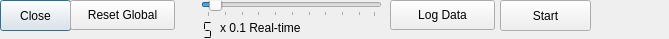
<?xml version="1.0" encoding="UTF-8"?>
<ui version="4.0">
 <class>Dialog</class>
 <widget class="QDialog" name="Dialog">
  <property name="windowModality">
   <enum>Qt::WindowModal</enum>
  </property>
  <property name="geometry">
   <rect>
    <x>0</x>
    <y>0</y>
    <width>669</width>
    <height>39</height>
   </rect>
  </property>
  <property name="windowTitle">
   <string>Dialog</string>
  </property>
  <widget class="QPushButton" name="pushButton_2">
   <property name="geometry">
    <rect>
     <x>0</x>
     <y>0</y>
     <width>71</width>
     <height>31</height>
    </rect>
   </property>
   <property name="text">
    <string>Close</string>
   </property>
  </widget>
  <widget class="QPushButton" name="pushButton_4">
   <property name="geometry">
    <rect>
     <x>70</x>
     <y>0</y>
     <width>105</width>
     <height>30</height>
    </rect>
   </property>
   <property name="text">
    <string>Reset Global</string>
   </property>
   <property name="checkable">
    <bool>true</bool>
   </property>
  </widget>
  <widget class="QSlider" name="horizontalSlider">
   <property name="geometry">
    <rect>
     <x>201</x>
     <y>1</y>
     <width>181</width>
     <height>16</height>
    </rect>
   </property>
   <property name="minimum">
    <number>1</number>
   </property>
   <property name="maximum">
    <number>100</number>
   </property>
   <property name="value">
    <number>5</number>
   </property>
   <property name="sliderPosition">
    <number>5</number>
   </property>
   <property name="tracking">
    <bool>true</bool>
   </property>
   <property name="orientation">
    <enum>Qt::Horizontal</enum>
   </property>
   <property name="invertedControls">
    <bool>true</bool>
   </property>
   <property name="tickPosition">
    <enum>QSlider::TicksBelow</enum>
   </property>
   <property name="tickInterval">
    <number>10</number>
   </property>
  </widget>
  <widget class="QLCDNumber" name="lcdNumber">
   <property name="geometry">
    <rect>
     <x>150</x>
     <y>20</y>
     <width>81</width>
     <height>21</height>
    </rect>
   </property>
   <property name="sizePolicy">
    <sizepolicy hsizetype="Minimum" vsizetype="Minimum">
     <horstretch>0</horstretch>
     <verstretch>0</verstretch>
    </sizepolicy>
   </property>
   <property name="palette">
    <palette>
     <active>
      <colorrole role="WindowText">
       <brush brushstyle="SolidPattern">
        <color alpha="255">
         <red>0</red>
         <green>0</green>
         <blue>0</blue>
        </color>
       </brush>
      </colorrole>
      <colorrole role="Button">
       <brush brushstyle="SolidPattern">
        <color alpha="255">
         <red>255</red>
         <green>0</green>
         <blue>0</blue>
        </color>
       </brush>
      </colorrole>
      <colorrole role="Light">
       <brush brushstyle="SolidPattern">
        <color alpha="255">
         <red>255</red>
         <green>127</green>
         <blue>127</blue>
        </color>
       </brush>
      </colorrole>
      <colorrole role="Midlight">
       <brush brushstyle="SolidPattern">
        <color alpha="255">
         <red>255</red>
         <green>63</green>
         <blue>63</blue>
        </color>
       </brush>
      </colorrole>
      <colorrole role="Dark">
       <brush brushstyle="SolidPattern">
        <color alpha="255">
         <red>127</red>
         <green>0</green>
         <blue>0</blue>
        </color>
       </brush>
      </colorrole>
      <colorrole role="Mid">
       <brush brushstyle="SolidPattern">
        <color alpha="255">
         <red>170</red>
         <green>0</green>
         <blue>0</blue>
        </color>
       </brush>
      </colorrole>
      <colorrole role="Text">
       <brush brushstyle="SolidPattern">
        <color alpha="255">
         <red>0</red>
         <green>0</green>
         <blue>0</blue>
        </color>
       </brush>
      </colorrole>
      <colorrole role="BrightText">
       <brush brushstyle="SolidPattern">
        <color alpha="255">
         <red>255</red>
         <green>255</green>
         <blue>255</blue>
        </color>
       </brush>
      </colorrole>
      <colorrole role="ButtonText">
       <brush brushstyle="SolidPattern">
        <color alpha="255">
         <red>0</red>
         <green>0</green>
         <blue>0</blue>
        </color>
       </brush>
      </colorrole>
      <colorrole role="Base">
       <brush brushstyle="SolidPattern">
        <color alpha="255">
         <red>255</red>
         <green>255</green>
         <blue>255</blue>
        </color>
       </brush>
      </colorrole>
      <colorrole role="Window">
       <brush brushstyle="SolidPattern">
        <color alpha="255">
         <red>255</red>
         <green>0</green>
         <blue>0</blue>
        </color>
       </brush>
      </colorrole>
      <colorrole role="Shadow">
       <brush brushstyle="SolidPattern">
        <color alpha="255">
         <red>0</red>
         <green>0</green>
         <blue>0</blue>
        </color>
       </brush>
      </colorrole>
      <colorrole role="AlternateBase">
       <brush brushstyle="SolidPattern">
        <color alpha="255">
         <red>255</red>
         <green>127</green>
         <blue>127</blue>
        </color>
       </brush>
      </colorrole>
      <colorrole role="ToolTipBase">
       <brush brushstyle="SolidPattern">
        <color alpha="255">
         <red>255</red>
         <green>255</green>
         <blue>220</blue>
        </color>
       </brush>
      </colorrole>
      <colorrole role="ToolTipText">
       <brush brushstyle="SolidPattern">
        <color alpha="255">
         <red>0</red>
         <green>0</green>
         <blue>0</blue>
        </color>
       </brush>
      </colorrole>
     </active>
     <inactive>
      <colorrole role="WindowText">
       <brush brushstyle="SolidPattern">
        <color alpha="255">
         <red>0</red>
         <green>0</green>
         <blue>0</blue>
        </color>
       </brush>
      </colorrole>
      <colorrole role="Button">
       <brush brushstyle="SolidPattern">
        <color alpha="255">
         <red>255</red>
         <green>0</green>
         <blue>0</blue>
        </color>
       </brush>
      </colorrole>
      <colorrole role="Light">
       <brush brushstyle="SolidPattern">
        <color alpha="255">
         <red>255</red>
         <green>127</green>
         <blue>127</blue>
        </color>
       </brush>
      </colorrole>
      <colorrole role="Midlight">
       <brush brushstyle="SolidPattern">
        <color alpha="255">
         <red>255</red>
         <green>63</green>
         <blue>63</blue>
        </color>
       </brush>
      </colorrole>
      <colorrole role="Dark">
       <brush brushstyle="SolidPattern">
        <color alpha="255">
         <red>127</red>
         <green>0</green>
         <blue>0</blue>
        </color>
       </brush>
      </colorrole>
      <colorrole role="Mid">
       <brush brushstyle="SolidPattern">
        <color alpha="255">
         <red>170</red>
         <green>0</green>
         <blue>0</blue>
        </color>
       </brush>
      </colorrole>
      <colorrole role="Text">
       <brush brushstyle="SolidPattern">
        <color alpha="255">
         <red>0</red>
         <green>0</green>
         <blue>0</blue>
        </color>
       </brush>
      </colorrole>
      <colorrole role="BrightText">
       <brush brushstyle="SolidPattern">
        <color alpha="255">
         <red>255</red>
         <green>255</green>
         <blue>255</blue>
        </color>
       </brush>
      </colorrole>
      <colorrole role="ButtonText">
       <brush brushstyle="SolidPattern">
        <color alpha="255">
         <red>0</red>
         <green>0</green>
         <blue>0</blue>
        </color>
       </brush>
      </colorrole>
      <colorrole role="Base">
       <brush brushstyle="SolidPattern">
        <color alpha="255">
         <red>255</red>
         <green>255</green>
         <blue>255</blue>
        </color>
       </brush>
      </colorrole>
      <colorrole role="Window">
       <brush brushstyle="SolidPattern">
        <color alpha="255">
         <red>255</red>
         <green>0</green>
         <blue>0</blue>
        </color>
       </brush>
      </colorrole>
      <colorrole role="Shadow">
       <brush brushstyle="SolidPattern">
        <color alpha="255">
         <red>0</red>
         <green>0</green>
         <blue>0</blue>
        </color>
       </brush>
      </colorrole>
      <colorrole role="AlternateBase">
       <brush brushstyle="SolidPattern">
        <color alpha="255">
         <red>255</red>
         <green>127</green>
         <blue>127</blue>
        </color>
       </brush>
      </colorrole>
      <colorrole role="ToolTipBase">
       <brush brushstyle="SolidPattern">
        <color alpha="255">
         <red>255</red>
         <green>255</green>
         <blue>220</blue>
        </color>
       </brush>
      </colorrole>
      <colorrole role="ToolTipText">
       <brush brushstyle="SolidPattern">
        <color alpha="255">
         <red>0</red>
         <green>0</green>
         <blue>0</blue>
        </color>
       </brush>
      </colorrole>
     </inactive>
     <disabled>
      <colorrole role="WindowText">
       <brush brushstyle="SolidPattern">
        <color alpha="255">
         <red>127</red>
         <green>0</green>
         <blue>0</blue>
        </color>
       </brush>
      </colorrole>
      <colorrole role="Button">
       <brush brushstyle="SolidPattern">
        <color alpha="255">
         <red>255</red>
         <green>0</green>
         <blue>0</blue>
        </color>
       </brush>
      </colorrole>
      <colorrole role="Light">
       <brush brushstyle="SolidPattern">
        <color alpha="255">
         <red>255</red>
         <green>127</green>
         <blue>127</blue>
        </color>
       </brush>
      </colorrole>
      <colorrole role="Midlight">
       <brush brushstyle="SolidPattern">
        <color alpha="255">
         <red>255</red>
         <green>63</green>
         <blue>63</blue>
        </color>
       </brush>
      </colorrole>
      <colorrole role="Dark">
       <brush brushstyle="SolidPattern">
        <color alpha="255">
         <red>127</red>
         <green>0</green>
         <blue>0</blue>
        </color>
       </brush>
      </colorrole>
      <colorrole role="Mid">
       <brush brushstyle="SolidPattern">
        <color alpha="255">
         <red>170</red>
         <green>0</green>
         <blue>0</blue>
        </color>
       </brush>
      </colorrole>
      <colorrole role="Text">
       <brush brushstyle="SolidPattern">
        <color alpha="255">
         <red>127</red>
         <green>0</green>
         <blue>0</blue>
        </color>
       </brush>
      </colorrole>
      <colorrole role="BrightText">
       <brush brushstyle="SolidPattern">
        <color alpha="255">
         <red>255</red>
         <green>255</green>
         <blue>255</blue>
        </color>
       </brush>
      </colorrole>
      <colorrole role="ButtonText">
       <brush brushstyle="SolidPattern">
        <color alpha="255">
         <red>127</red>
         <green>0</green>
         <blue>0</blue>
        </color>
       </brush>
      </colorrole>
      <colorrole role="Base">
       <brush brushstyle="SolidPattern">
        <color alpha="255">
         <red>255</red>
         <green>0</green>
         <blue>0</blue>
        </color>
       </brush>
      </colorrole>
      <colorrole role="Window">
       <brush brushstyle="SolidPattern">
        <color alpha="255">
         <red>255</red>
         <green>0</green>
         <blue>0</blue>
        </color>
       </brush>
      </colorrole>
      <colorrole role="Shadow">
       <brush brushstyle="SolidPattern">
        <color alpha="255">
         <red>0</red>
         <green>0</green>
         <blue>0</blue>
        </color>
       </brush>
      </colorrole>
      <colorrole role="AlternateBase">
       <brush brushstyle="SolidPattern">
        <color alpha="255">
         <red>255</red>
         <green>0</green>
         <blue>0</blue>
        </color>
       </brush>
      </colorrole>
      <colorrole role="ToolTipBase">
       <brush brushstyle="SolidPattern">
        <color alpha="255">
         <red>255</red>
         <green>255</green>
         <blue>220</blue>
        </color>
       </brush>
      </colorrole>
      <colorrole role="ToolTipText">
       <brush brushstyle="SolidPattern">
        <color alpha="255">
         <red>0</red>
         <green>0</green>
         <blue>0</blue>
        </color>
       </brush>
      </colorrole>
     </disabled>
    </palette>
   </property>
   <property name="frameShape">
    <enum>QFrame::Panel</enum>
   </property>
   <property name="frameShadow">
    <enum>QFrame::Sunken</enum>
   </property>
   <property name="lineWidth">
    <number>0</number>
   </property>
   <property name="midLineWidth">
    <number>8</number>
   </property>
   <property name="segmentStyle">
    <enum>QLCDNumber::Flat</enum>
   </property>
   <property name="intValue" stdset="0">
    <number>5</number>
   </property>
  </widget>
  <widget class="QLabel" name="label_RT">
   <property name="geometry">
    <rect>
     <x>220</x>
     <y>20</y>
     <width>101</width>
     <height>16</height>
    </rect>
   </property>
   <property name="text">
    <string>x 0.1 Real-time</string>
   </property>
  </widget>
  <widget class="QPushButton" name="pushButtonData">
   <property name="geometry">
    <rect>
     <x>390</x>
     <y>0</y>
     <width>105</width>
     <height>30</height>
    </rect>
   </property>
   <property name="text">
    <string>Log Data</string>
   </property>
   <property name="checkable">
    <bool>true</bool>
   </property>
   <property name="checked">
    <bool>false</bool>
   </property>
   <property name="default">
    <bool>false</bool>
   </property>
   <property name="flat">
    <bool>false</bool>
   </property>
  </widget>
  <widget class="QPushButton" name="pushButton">
   <property name="geometry">
    <rect>
     <x>500</x>
     <y>0</y>
     <width>91</width>
     <height>31</height>
    </rect>
   </property>
   <property name="text">
    <string>Start</string>
   </property>
  </widget>
 </widget>
 <resources/>
 <connections>
  <connection>
   <sender>horizontalSlider</sender>
   <signal>valueChanged(int)</signal>
   <receiver>lcdNumber</receiver>
   <slot>display(int)</slot>
   <hints>
    <hint type="sourcelabel">
     <x>81</x>
     <y>291</y>
    </hint>
    <hint type="destinationlabel">
     <x>27</x>
     <y>317</y>
    </hint>
   </hints>
  </connection>
  <connection>
   <sender>pushButton_2</sender>
   <signal>clicked()</signal>
   <receiver>Dialog</receiver>
   <slot>close()</slot>
   <hints>
    <hint type="sourcelabel">
     <x>98</x>
     <y>47</y>
    </hint>
    <hint type="destinationlabel">
     <x>208</x>
     <y>47</y>
    </hint>
   </hints>
  </connection>
  <connection>
   <sender>horizontalSlider</sender>
   <signal>sliderMoved(int)</signal>
   <receiver>lcdNumber</receiver>
   <slot>display(int)</slot>
   <hints>
    <hint type="sourcelabel">
     <x>106</x>
     <y>293</y>
    </hint>
    <hint type="destinationlabel">
     <x>40</x>
     <y>319</y>
    </hint>
   </hints>
  </connection>
 </connections>
</ui>
